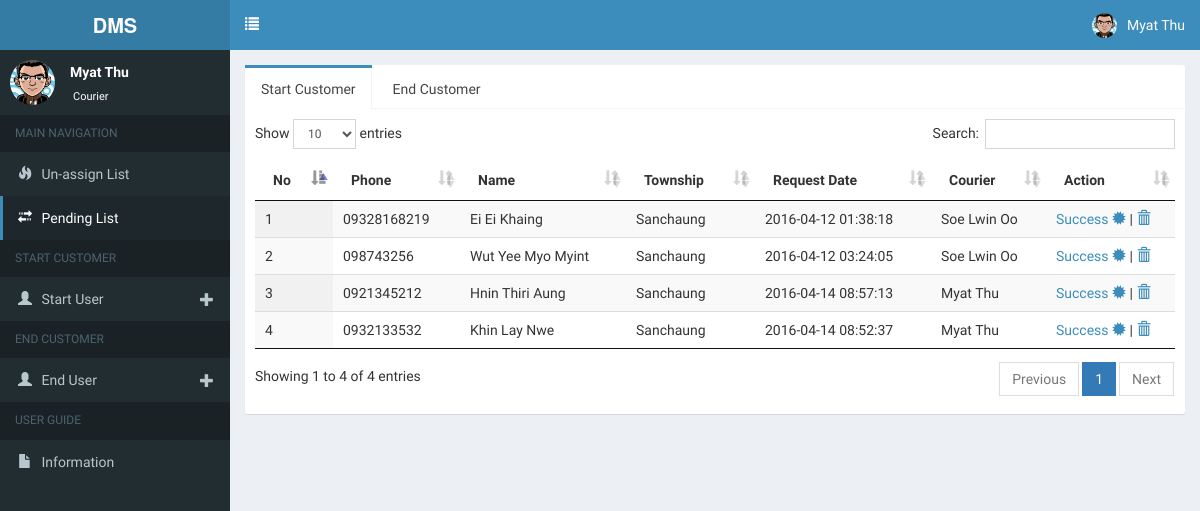
Page /customer/browse/pending (signed in) on the committed database.
### tables this page shows
CREATE TABLE `customer` (
  `id` int(11) NOT NULL,
  `name` varchar(50) NOT NULL,
  `township_id` int(11) NOT NULL,
  `home_no` varchar(20) NOT NULL,
  `street` varchar(50) NOT NULL,
  `road` varchar(50) NOT NULL,
  `quarter` varchar(50) NOT NULL,
  `drop_point_id` int(11) NOT NULL,
  `timestamp` varchar(50) NOT NULL,
  `phone` varchar(20) NOT NULL,
  `description` varchar(255) DEFAULT NULL,
  `customer_type` char(1) NOT NULL,
  `deleted` tinyint(1) NOT NULL DEFAULT '0',
  `done_status` tinyint(1) NOT NULL DEFAULT '0'
);

CREATE TABLE `township` (
  `id` int(11) NOT NULL,
  `code` varchar(20) NOT NULL,
  `township` varchar(50) NOT NULL,
  `latitude` varchar(100) NOT NULL,
  `longitude` varchar(100) NOT NULL
);

CREATE TABLE `assign` (
  `id` int(11) NOT NULL,
  `courier_id` int(11) NOT NULL,
  `customer_id` int(11) NOT NULL,
  `timestamp` datetime NOT NULL,
  `deleted` tinyint(1) NOT NULL DEFAULT '0'
);

CREATE TABLE `user` (
  `id` int(11) NOT NULL,
  `name` varchar(50) NOT NULL,
  `email` varchar(50) NOT NULL,
  `password` varchar(50) NOT NULL,
  `role_id` int(11) NOT NULL,
  `image` varchar(100) NOT NULL,
  `deleted` tinyint(1) NOT NULL DEFAULT '0'
);

### application/controllers/Customer.php (called while the page is built, shortened)
<?php
class Customer extends MY_Controller
{
	function __construct()
	{
	    $this->load->model('main_model');
	    $this->load->model('customer_model');
	    $this->load->model('assign_model');
	    $this->load->model('sub_model');
	    $this->load->model('order_model');
	}
	public function browse($status='')
	{
		$header=$this->config->item('header');
		$footer=$this->config->item('footer');
		$this->load->view($header);
		$data['township']=$this->main_model->get_all_township();
		if($status=='start_unassign')
		{
			$data['page_label_1']="Un-Assign List";
			$data['page_label_2']="Start Customer";
			$start='s';
			$data['query']=$this->customer_model->unassign($start);
			$view_on=$this->config->item('start_unassign');
		}
		elseif ($status=='end_unassign')
		{
			$data['page_label_1']="Un-Assign List";
			$data['page_label_2']="End Customer";
			$start='e';
			$data['query']=$this->customer_model->unassign($start);
			$view_on=$this->config->item('end_unassign');
		}
		elseif ($status=='end_pending')
		{
			$data['page_label_1']="Pending List";
			$data['page_label_2']="End Customer";
			$start='e';
			$data['query']=$this->customer_model->pending($start);
			$view_on=$this->config->item('end_pending');
		}
		elseif($status=='pending')
		{
			$data['page_label_2']="Pending List";
			$start='s';
			$start_pending=$this->customer_model->pending($start);
			for($i=0;$i<count($start_pending);$i++)
			{
				$result=$start_pending[$i];
				$customer_id=$result['customer_id'];
				$get_invoice_arr=$this->main_model->get_invoice($customer_id);
				$invoice_id=$get_invoice_arr["id"];
				$check_invoice_res=$this->order_model->check_invoice($invoice_id);
				if($check_invoice_res)
				{
					$status=1;
					$start_pending[$i]['order_status']=1;
				}
				else
				{
					$start_pending[$i]['order_status']=0;
				}
			}
			$data['start_pending']=$start_pending;
			$end='e';
			$data['end_pending']=$this->customer_model->pending($end);
			$view_on=$this->config->item('pending2');
		}
	    $this->load->view($view_on,$data);
		$this->load->view($footer);
	}
}

### index.php (called while the page is built, shortened)
<?php
require_once BASEPATH.'core/CodeIgniter.php';

### application/models/Customer_model.php (called while the page is built, shortened)
<?php
class Customer_model extends CI_Model {
	function pending($status)
	{
		$this->db->select('*,user.name as username,customer.name as customer_name,customer.id as customer_id');
		$this->db->from('customer');
		$this->db->join('township',"township.id =customer.township_id");
		$this->db->join('assign',"assign.customer_id =customer.id");
		$this->db->join('courier',"courier.id =assign.courier_id");
		$this->db->join('user',"user.id =courier.user_id");
		$this->db->where('customer.done_status',0);
		$this->db->where('customer.customer_type',$status);
		$query=$this->db->get();
		return $query->result_array();
	}
}

### application/views/front_end/customer/pending2.php (the view, shortened to what this page needs)
<?php
  $datatable_bootstrap_css=$this->config->item('datatable_bootstrap_css');
  $datatable_jquery_css=$this->config->item('datatable_jquery_css');
?>
<link href="<?php echo base_url($datatable_bootstrap_css); ?>" rel="stylesheet" type="text/css" />
<link href="<?php echo base_url($datatable_jquery_css); ?>" rel="stylesheet" type="text/css" />
<div class="content-wrapper">
<section class="content">
              <div class="nav-tabs-custom">
                <ul class="nav nav-tabs">
                  <li class="active"><a href="#tab_1" data-toggle="tab">Start Customer</a></li>
                  <li><a href="#tab_2" data-toggle="tab">End Customer</a></li>
                </ul>
                <div class="tab-content">
                  <div class="tab-pane active" id="tab_1">
                      <table id="" class="display">
                      <thead>
                        <tr>
                          <th>No</th>
                          <th>Phone</th>
                          <th>Name</th>
                          <th>Township</th>
                          <th>Request Date</th>
                          <th>Courier</th>
                          <th>Action</th>
                        </tr>
                      </thead>
                      <tbody>
                      <?php $i=1; ?>
                      <?php  foreach ($start_pending as $val): ?>
                        <tr>
                          <td><?=$i?></td>
                          <td><?=$val['phone']?></td>
                          <td><?=$val['customer_name']?></td>
                          <td><?=$val['township']?></td>
                          <td><?=$val['timestamp']?></td>
                          <td><?=$val['username']?></td>
                          <td>
                             <?php if($val['order_status']==1):?>
                            <a href="<?=base_url('order/view/pending/'.$val['customer_id'])?>"> Add Again </a>|
                            <a href="<?=base_url('customer/done_process/pending/'.$val['customer_id'])?>">Done <i class="glyphicon glyphicon-ok"></i> </a>|
                            <a href="<?=base_url('customer/end_list/pending/'.$val['customer_id'])?>">
                            <i class="glyphicon glyphicon-eye-open"></i> </a>
                              <?php else:?>
                                <a href="<?=base_url('order/view/pending/'.$val['customer_id'])?>">Success
                                <i class="glyphicon glyphicon-certificate"></i> </a>|
                                <a href="#" onClick="alert('Comming Soon')"> <i class="glyphicon glyphicon-trash"></i> </a>
                             <?php endif;?>
                          </td>
                        </tr>
                      <?php $i++; ?>
                      <?php endforeach; ?>
                      </tbody>
                  </table>
                  </div>
                </div>
              </div>
</section>
</div>

### rows in the picture
customer: phone "09328168219", name "Ei Ei Khaing", township.township "Sanchaung", assign.timestamp "2016-04-12 01:38:18", user.name "Soe Lwin Oo"
customer: phone "098743256", name "Wut Yee Myo Myint", township.township "Sanchaung", assign.timestamp "2016-04-12 03:24:05", user.name "Soe Lwin Oo"
customer: phone "0921345212", name "Hnin Thiri Aung", township.township "Sanchaung", assign.timestamp "2016-04-14 08:57:13", user.name "Myat Thu"
customer: phone "0932133532", name "Khin Lay Nwe", township.township "Sanchaung", assign.timestamp "2016-04-14 08:52:37", user.name "Myat Thu"

### other values in the picture
$username "Myat Thu"
$position "Courier"
